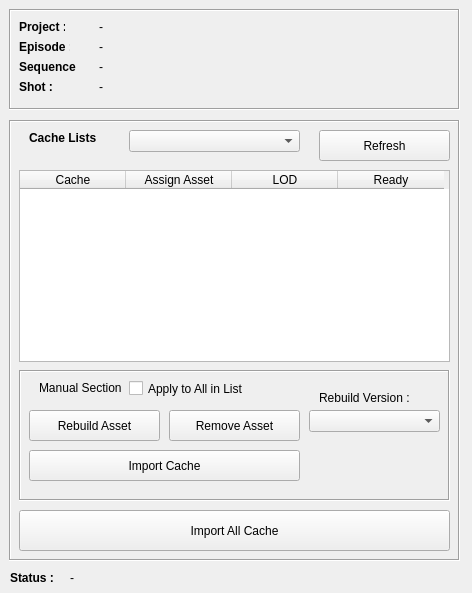
<?xml version="1.0" encoding="UTF-8"?>
<ui version="4.0">
 <class>ImportCacheWindow</class>
 <widget class="QMainWindow" name="ImportCacheWindow">
  <property name="geometry">
   <rect>
    <x>0</x>
    <y>0</y>
    <width>472</width>
    <height>593</height>
   </rect>
  </property>
  <property name="windowTitle">
   <string>PT Import Cache Tool v.1.0</string>
  </property>
  <widget class="QWidget" name="centralwidget">
   <widget class="QFrame" name="frame">
    <property name="geometry">
     <rect>
      <x>9</x>
      <y>9</y>
      <width>451</width>
      <height>101</height>
     </rect>
    </property>
    <property name="frameShape">
     <enum>QFrame::Box</enum>
    </property>
    <property name="frameShadow">
     <enum>QFrame::Sunken</enum>
    </property>
    <widget class="QLabel" name="label">
     <property name="geometry">
      <rect>
       <x>10</x>
       <y>10</y>
       <width>46</width>
       <height>16</height>
      </rect>
     </property>
     <property name="font">
      <font>
       <weight>75</weight>
       <bold>true</bold>
      </font>
     </property>
     <property name="text">
      <string>Project : </string>
     </property>
    </widget>
    <widget class="QLabel" name="label_4">
     <property name="geometry">
      <rect>
       <x>10</x>
       <y>30</y>
       <width>51</width>
       <height>16</height>
      </rect>
     </property>
     <property name="font">
      <font>
       <weight>75</weight>
       <bold>true</bold>
      </font>
     </property>
     <property name="text">
      <string>Episode : </string>
     </property>
    </widget>
    <widget class="QLabel" name="label_5">
     <property name="geometry">
      <rect>
       <x>10</x>
       <y>50</y>
       <width>61</width>
       <height>16</height>
      </rect>
     </property>
     <property name="font">
      <font>
       <weight>75</weight>
       <bold>true</bold>
      </font>
     </property>
     <property name="text">
      <string>Sequence : </string>
     </property>
    </widget>
    <widget class="QLabel" name="project_label">
     <property name="geometry">
      <rect>
       <x>90</x>
       <y>10</y>
       <width>171</width>
       <height>16</height>
      </rect>
     </property>
     <property name="text">
      <string>-</string>
     </property>
    </widget>
    <widget class="QLabel" name="label_7">
     <property name="geometry">
      <rect>
       <x>10</x>
       <y>70</y>
       <width>46</width>
       <height>16</height>
      </rect>
     </property>
     <property name="font">
      <font>
       <weight>75</weight>
       <bold>true</bold>
      </font>
     </property>
     <property name="text">
      <string>Shot : </string>
     </property>
    </widget>
    <widget class="QLabel" name="episode_label">
     <property name="geometry">
      <rect>
       <x>90</x>
       <y>30</y>
       <width>171</width>
       <height>16</height>
      </rect>
     </property>
     <property name="text">
      <string>-</string>
     </property>
    </widget>
    <widget class="QLabel" name="sequence_label">
     <property name="geometry">
      <rect>
       <x>90</x>
       <y>50</y>
       <width>141</width>
       <height>16</height>
      </rect>
     </property>
     <property name="text">
      <string>-</string>
     </property>
    </widget>
    <widget class="QLabel" name="shot_label">
     <property name="geometry">
      <rect>
       <x>90</x>
       <y>70</y>
       <width>151</width>
       <height>16</height>
      </rect>
     </property>
     <property name="text">
      <string>-</string>
     </property>
    </widget>
   </widget>
   <widget class="QFrame" name="frame_2">
    <property name="geometry">
     <rect>
      <x>9</x>
      <y>120</y>
      <width>451</width>
      <height>441</height>
     </rect>
    </property>
    <property name="frameShape">
     <enum>QFrame::Box</enum>
    </property>
    <property name="frameShadow">
     <enum>QFrame::Sunken</enum>
    </property>
    <widget class="QLabel" name="label_3">
     <property name="geometry">
      <rect>
       <x>20</x>
       <y>10</y>
       <width>101</width>
       <height>16</height>
      </rect>
     </property>
     <property name="font">
      <font>
       <weight>75</weight>
       <bold>true</bold>
      </font>
     </property>
     <property name="text">
      <string>Cache Lists</string>
     </property>
    </widget>
    <widget class="QPushButton" name="importCache_pushButton">
     <property name="geometry">
      <rect>
       <x>10</x>
       <y>390</y>
       <width>431</width>
       <height>41</height>
      </rect>
     </property>
     <property name="text">
      <string>Import All Cache</string>
     </property>
    </widget>
    <widget class="QComboBox" name="cache_comboBox">
     <property name="geometry">
      <rect>
       <x>120</x>
       <y>10</y>
       <width>171</width>
       <height>22</height>
      </rect>
     </property>
    </widget>
    <widget class="QTableWidget" name="asset_tableWidget">
     <property name="geometry">
      <rect>
       <x>10</x>
       <y>50</y>
       <width>431</width>
       <height>192</height>
      </rect>
     </property>
     <attribute name="horizontalHeaderVisible">
      <bool>true</bool>
     </attribute>
     <attribute name="horizontalHeaderCascadingSectionResizes">
      <bool>false</bool>
     </attribute>
     <attribute name="horizontalHeaderDefaultSectionSize">
      <number>106</number>
     </attribute>
     <attribute name="horizontalHeaderHighlightSections">
      <bool>true</bool>
     </attribute>
     <attribute name="verticalHeaderVisible">
      <bool>true</bool>
     </attribute>
     <column>
      <property name="text">
       <string>Cache</string>
      </property>
     </column>
     <column>
      <property name="text">
       <string>Assign Asset</string>
      </property>
     </column>
     <column>
      <property name="text">
       <string>LOD</string>
      </property>
     </column>
     <column>
      <property name="text">
       <string>Ready</string>
      </property>
     </column>
    </widget>
    <widget class="QFrame" name="frame_3">
     <property name="geometry">
      <rect>
       <x>10</x>
       <y>250</y>
       <width>431</width>
       <height>131</height>
      </rect>
     </property>
     <property name="frameShape">
      <enum>QFrame::Box</enum>
     </property>
     <property name="frameShadow">
      <enum>QFrame::Sunken</enum>
     </property>
     <widget class="QPushButton" name="removeAsset_pushButton">
      <property name="geometry">
       <rect>
        <x>150</x>
        <y>40</y>
        <width>131</width>
        <height>31</height>
       </rect>
      </property>
      <property name="text">
       <string>Remove Asset</string>
      </property>
     </widget>
     <widget class="QPushButton" name="rebuildAsset_pushButton">
      <property name="geometry">
       <rect>
        <x>10</x>
        <y>40</y>
        <width>131</width>
        <height>31</height>
       </rect>
      </property>
      <property name="text">
       <string>Rebuild Asset</string>
      </property>
     </widget>
     <widget class="QPushButton" name="importSelectedCache_pushButton">
      <property name="geometry">
       <rect>
        <x>10</x>
        <y>80</y>
        <width>271</width>
        <height>31</height>
       </rect>
      </property>
      <property name="text">
       <string>Import Cache</string>
      </property>
     </widget>
     <widget class="QCheckBox" name="all_checkBox">
      <property name="geometry">
       <rect>
        <x>110</x>
        <y>10</y>
        <width>141</width>
        <height>17</height>
       </rect>
      </property>
      <property name="text">
       <string>Apply to All in List</string>
      </property>
     </widget>
     <widget class="QComboBox" name="assetVersion_comboBox">
      <property name="geometry">
       <rect>
        <x>290</x>
        <y>40</y>
        <width>131</width>
        <height>22</height>
       </rect>
      </property>
     </widget>
     <widget class="QLabel" name="label_8">
      <property name="geometry">
       <rect>
        <x>300</x>
        <y>20</y>
        <width>111</width>
        <height>16</height>
       </rect>
      </property>
      <property name="font">
       <font>
        <weight>50</weight>
        <bold>false</bold>
       </font>
      </property>
      <property name="text">
       <string>Rebuild Version : </string>
      </property>
     </widget>
     <widget class="QLabel" name="label_9">
      <property name="geometry">
       <rect>
        <x>20</x>
        <y>10</y>
        <width>111</width>
        <height>16</height>
       </rect>
      </property>
      <property name="font">
       <font>
        <weight>50</weight>
        <bold>false</bold>
       </font>
      </property>
      <property name="text">
       <string>Manual Section</string>
      </property>
     </widget>
    </widget>
    <widget class="QPushButton" name="refresh_pushButton">
     <property name="geometry">
      <rect>
       <x>310</x>
       <y>10</y>
       <width>131</width>
       <height>31</height>
      </rect>
     </property>
     <property name="text">
      <string>Refresh</string>
     </property>
    </widget>
    <zorder>label_3</zorder>
    <zorder>frame</zorder>
    <zorder>importCache_pushButton</zorder>
    <zorder>cache_pushButton_2</zorder>
    <zorder>cache_comboBox</zorder>
    <zorder>asset_tableWidget</zorder>
    <zorder>frame_3</zorder>
    <zorder>refresh_pushButton</zorder>
   </widget>
   <widget class="QLabel" name="label_6">
    <property name="geometry">
     <rect>
      <x>10</x>
      <y>570</y>
      <width>46</width>
      <height>16</height>
     </rect>
    </property>
    <property name="font">
     <font>
      <weight>75</weight>
      <bold>true</bold>
     </font>
    </property>
    <property name="text">
     <string>Status : </string>
    </property>
   </widget>
   <widget class="QLabel" name="status_label">
    <property name="geometry">
     <rect>
      <x>70</x>
      <y>570</y>
      <width>201</width>
      <height>16</height>
     </rect>
    </property>
    <property name="font">
     <font>
      <weight>50</weight>
      <bold>false</bold>
     </font>
    </property>
    <property name="text">
     <string>-</string>
    </property>
   </widget>
  </widget>
 </widget>
 <resources/>
 <connections/>
</ui>
